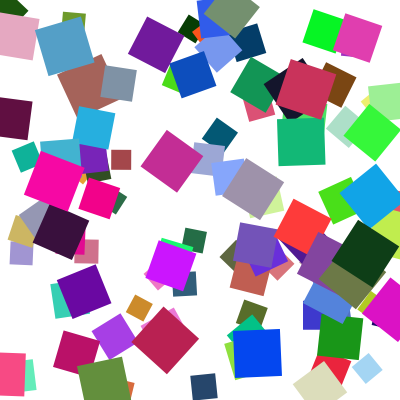
Frame 1 (no input)
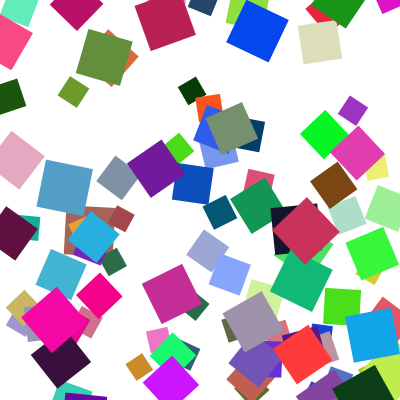
Frame 60 (the mouse pressed at the canvas centre just before this capture)
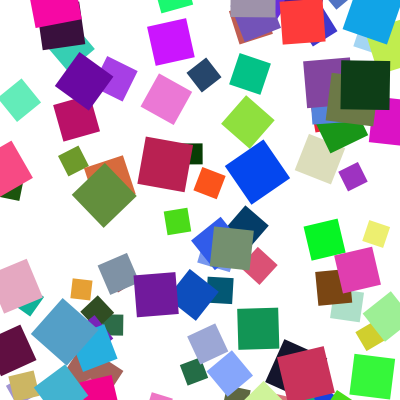
Frame 120 (the mouse held since frame 60 and released just before this capture)

The Processing sketch that drew these frames (run headless with seeded random() and noise(); from frame 60 on, the mouse is pressed at the canvas centre):

// Processing sketch: sketch_140704_24
// ── sketch_140704_24.pde
Rect r[] = new Rect[100];

void setup(){
  size(400,400);
  smooth();
  noStroke();
  for(int i = 0;i<100;i++){
    r[i] = new Rect();
  }
  for(int t = 0; t < 100; t++){
    for(int h = 1; h < 100; h++){
      if(r[t].s < r[h].s){
        Rect tmp = r[h];
        r[h] = r[t];
        r[t] = tmp;
      }
    }
  }
}

void draw(){
  background(255);
  for(int i = 0;i<100;i++){
    r[i].Move();
    r[i].Draw();
  }
}



class Rect{
  float x,y;
  float rot;
  float v;
  color c;
  int s;
  
  Rect(){
    x = random(0,width);
    y = random(0,height);
    rot = random(0,TWO_PI);
    s = int(random(20,50));
    c = color(int(random(0,256)),int(random(0,256)),int(random(0,256)));
    v = 0.05*s;
  }
  
  void Move(){
   rot = rot + PI/90;
   y = y+v;
   if(y-30>height){
     y = -30;
   }
  }
  
  void Draw(){
   fill(c);
   pushMatrix();
   translate(x,y);
   rotate(rot);
   rectMode(CENTER);
   rect(0,0,s,s);
   popMatrix();
  }
}
